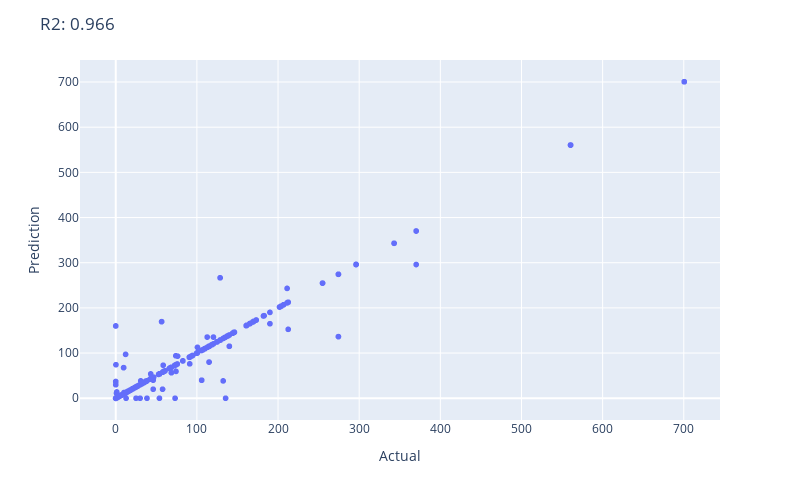

Notebook code for this chart:
### Code cell
fig = px.scatter(x=y, y=pred, hover_name=labels,
                 labels={
                     "y": "Prediction",
                     "x": "Actual"
                 })
fig.update_layout(
  autosize=False,
  width=800,
  height=500,
  title='R2: {:.3f}'.format(r2_score(y, pred))
  )

### Figure 1 — Plotly figure (JSON) as saved in the notebook; plotly's stock layout.template omitted (floating-point values rounded to 4 significant figures; data arrays with more than 128 entries replaced by an {"elided": "..."} marker saying what was removed)
{"data": [{"hoverlabel": {"namelength": 0}, "hovertemplate": "<b>%{hovertext}</b><br><br>Actual=%{x}<br>Prediction=%{y}", "hovertext": {"elided": "1044 str values"}, "legendgroup": "", "marker": {"color": "#636efa", "symbol": "circle"}, "mode": "markers", "name": "", "showlegend": false, "type": "scattergl", "x": {"elided": "1044 float values"}, "xaxis": "x", "y": {"elided": "1044 float values"}, "yaxis": "y"}], "layout": {"autosize": false, "height": 500, "legend": {"tracegroupgap": 0}, "margin": {"t": 60}, "title": {"text": "R2: 0.966"}, "width": 800, "xaxis": {"anchor": "y", "domain": [0, 1], "title": {"text": "Actual"}}, "yaxis": {"anchor": "x", "domain": [0, 1], "title": {"text": "Prediction"}}}}
